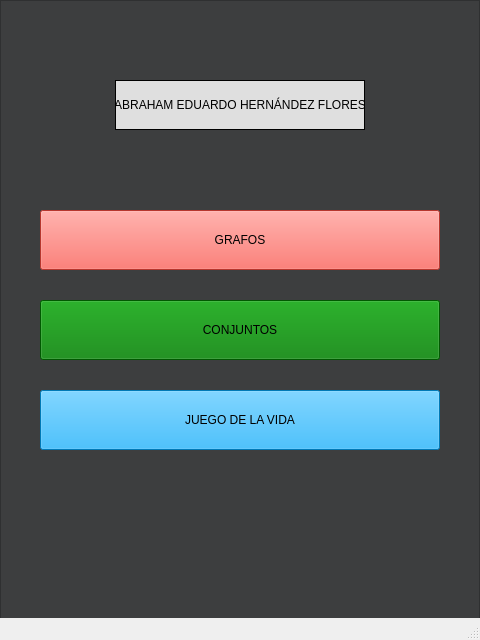
<?xml version="1.0" encoding="UTF-8"?>
<ui version="4.0">
 <class>MainWindow</class>
 <widget class="QMainWindow" name="MainWindow">
  <property name="geometry">
   <rect>
    <x>0</x>
    <y>0</y>
    <width>480</width>
    <height>640</height>
   </rect>
  </property>
  <property name="windowTitle">
   <string>MainWindow</string>
  </property>
  <widget class="QWidget" name="centralwidget">
   <widget class="QFrame" name="main_frame">
    <property name="geometry">
     <rect>
      <x>0</x>
      <y>0</y>
      <width>480</width>
      <height>621</height>
     </rect>
    </property>
    <property name="styleSheet">
     <string notr="true">background-color: rgb(61, 62, 63);</string>
    </property>
    <property name="frameShape">
     <enum>QFrame::StyledPanel</enum>
    </property>
    <property name="frameShadow">
     <enum>QFrame::Raised</enum>
    </property>
    <widget class="QLabel" name="label">
     <property name="geometry">
      <rect>
       <x>115</x>
       <y>80</y>
       <width>250</width>
       <height>50</height>
      </rect>
     </property>
     <property name="maximumSize">
      <size>
       <width>251</width>
       <height>51</height>
      </size>
     </property>
     <property name="styleSheet">
      <string notr="true">background-color: rgb(223, 223, 223);</string>
     </property>
     <property name="frameShape">
      <enum>QFrame::Box</enum>
     </property>
     <property name="frameShadow">
      <enum>QFrame::Plain</enum>
     </property>
     <property name="text">
      <string>ABRAHAM EDUARDO HERNÁNDEZ FLORES</string>
     </property>
     <property name="alignment">
      <set>Qt::AlignCenter</set>
     </property>
     <property name="margin">
      <number>6</number>
     </property>
    </widget>
    <widget class="QPushButton" name="pushButton">
     <property name="geometry">
      <rect>
       <x>40</x>
       <y>210</y>
       <width>400</width>
       <height>60</height>
      </rect>
     </property>
     <property name="maximumSize">
      <size>
       <width>400</width>
       <height>60</height>
      </size>
     </property>
     <property name="styleSheet">
      <string notr="true">background-color: rgb(255, 77, 65);
font: 75 8pt &quot;MS Shell Dlg 2&quot;;</string>
     </property>
     <property name="text">
      <string>GRAFOS</string>
     </property>
    </widget>
    <widget class="QPushButton" name="pushButton_2">
     <property name="geometry">
      <rect>
       <x>40</x>
       <y>300</y>
       <width>400</width>
       <height>60</height>
      </rect>
     </property>
     <property name="maximumSize">
      <size>
       <width>400</width>
       <height>60</height>
      </size>
     </property>
     <property name="styleSheet">
      <string notr="true">background-color: rgb(0, 125, 0);</string>
     </property>
     <property name="text">
      <string>CONJUNTOS</string>
     </property>
    </widget>
    <widget class="QPushButton" name="pushButton_3">
     <property name="geometry">
      <rect>
       <x>40</x>
       <y>390</y>
       <width>400</width>
       <height>60</height>
      </rect>
     </property>
     <property name="maximumSize">
      <size>
       <width>400</width>
       <height>60</height>
      </size>
     </property>
     <property name="styleSheet">
      <string notr="true">background-color: rgb(0, 170, 255);</string>
     </property>
     <property name="text">
      <string>JUEGO DE LA VIDA</string>
     </property>
    </widget>
   </widget>
  </widget>
  <widget class="QMenuBar" name="menubar">
   <property name="geometry">
    <rect>
     <x>0</x>
     <y>0</y>
     <width>480</width>
     <height>21</height>
    </rect>
   </property>
  </widget>
  <widget class="QStatusBar" name="statusbar"/>
 </widget>
 <resources/>
 <connections/>
</ui>
